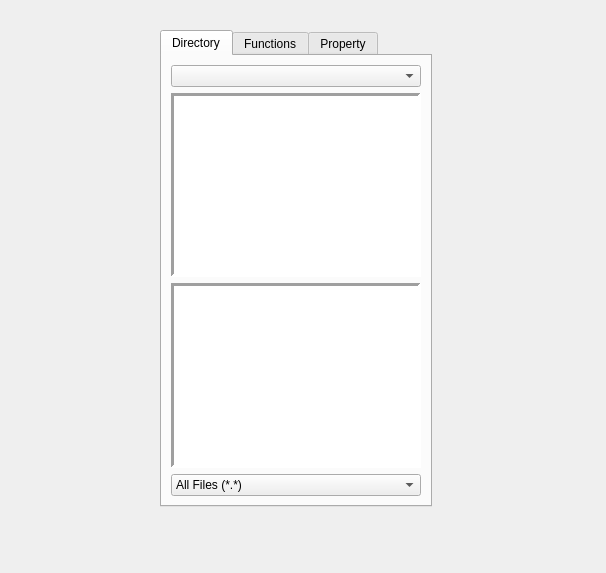
<?xml version="1.0" encoding="UTF-8"?>
<ui version="4.0">
 <class>filemanagerWidget</class>
 <widget class="QWidget" name="filemanagerWidget">
  <property name="geometry">
   <rect>
    <x>0</x>
    <y>0</y>
    <width>606</width>
    <height>573</height>
   </rect>
  </property>
  <property name="windowTitle">
   <string>Form</string>
  </property>
  <widget class="QTabWidget" name="filemanagerTabWidget">
   <property name="geometry">
    <rect>
     <x>160</x>
     <y>30</y>
     <width>272</width>
     <height>477</height>
    </rect>
   </property>
   <property name="currentIndex">
    <number>0</number>
   </property>
   <widget class="QWidget" name="tab">
    <attribute name="title">
     <string>Directory</string>
    </attribute>
    <layout class="QVBoxLayout" name="verticalLayout">
     <item>
      <widget class="QComboBox" name="dirComboBox"/>
     </item>
     <item>
      <widget class="QTreeView" name="dirTreeView">
       <property name="frameShape">
        <enum>QFrame::Panel</enum>
       </property>
       <property name="lineWidth">
        <number>3</number>
       </property>
      </widget>
     </item>
     <item>
      <widget class="QListView" name="fileListView">
       <property name="frameShape">
        <enum>QFrame::Panel</enum>
       </property>
       <property name="lineWidth">
        <number>3</number>
       </property>
       <property name="editTriggers">
        <set>QAbstractItemView::DoubleClicked|QAbstractItemView::EditKeyPressed</set>
       </property>
       <property name="selectionMode">
        <enum>QAbstractItemView::ExtendedSelection</enum>
       </property>
      </widget>
     </item>
     <item>
      <widget class="QComboBox" name="extComboBox">
       <item>
        <property name="text">
         <string>All Files (*.*)</string>
        </property>
       </item>
       <item>
        <property name="text">
         <string>Text (*.txt)</string>
        </property>
       </item>
       <item>
        <property name="text">
         <string>Jpeg (*.jpg)</string>
        </property>
       </item>
      </widget>
     </item>
    </layout>
   </widget>
   <widget class="QWidget" name="tab_2">
    <attribute name="title">
     <string>Functions</string>
    </attribute>
   </widget>
   <widget class="QWidget" name="tab_3">
    <attribute name="title">
     <string>Property</string>
    </attribute>
   </widget>
  </widget>
 </widget>
 <resources/>
 <connections/>
</ui>
